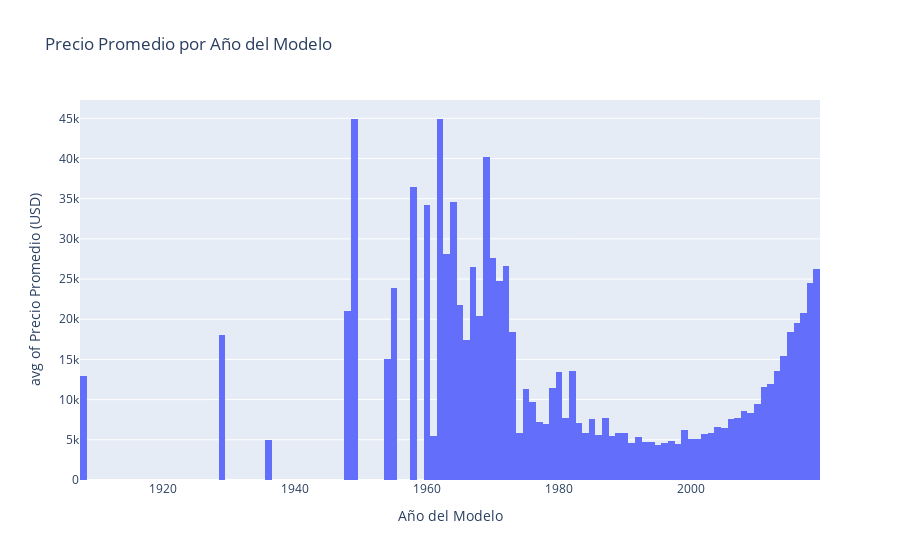

Source (notebook cell):
### Code cell
# Renombramos columnas
car_df.rename(columns={"price": "precio", "model_year": "año_modelo"}, inplace=True)

# Crear histograma
fig_hist = px.histogram(
    car_df,
    x="año_modelo",
    y="precio",
    histfunc="avg",  # Para mostrar el precio promedio por año
    labels={"año_modelo": "Año del Modelo", "precio": "Precio Promedio (USD)"},
    title="Precio Promedio por Año del Modelo"
)

fig_hist.show()

### Figure 1 — Plotly figure (JSON) as saved in the notebook; plotly's stock layout.template omitted (floating-point values rounded to 4 significant figures; data arrays with more than 128 entries replaced by an {"elided": "..."} marker saying what was removed)
{"data": [{"bingroup": "x", "histfunc": "avg", "hovertemplate": "Año del Modelo=%{x}<br>avg of Precio Promedio (USD)=%{y}<extra></extra>", "legendgroup": "", "marker": {"color": "#636efa", "pattern": {"shape": ""}}, "name": "", "orientation": "v", "showlegend": false, "type": "histogram", "x": {"elided": "51525 float values"}, "xaxis": "x", "y": {"elided": "51525 int values"}, "yaxis": "y"}], "layout": {"barmode": "relative", "legend": {"tracegroupgap": 0}, "title": {"text": "Precio Promedio por Año del Modelo"}, "xaxis": {"anchor": "y", "domain": [0, 1], "title": {"text": "Año del Modelo"}}, "yaxis": {"anchor": "x", "domain": [0, 1], "title": {"text": "avg of Precio Promedio (USD)"}}}}
